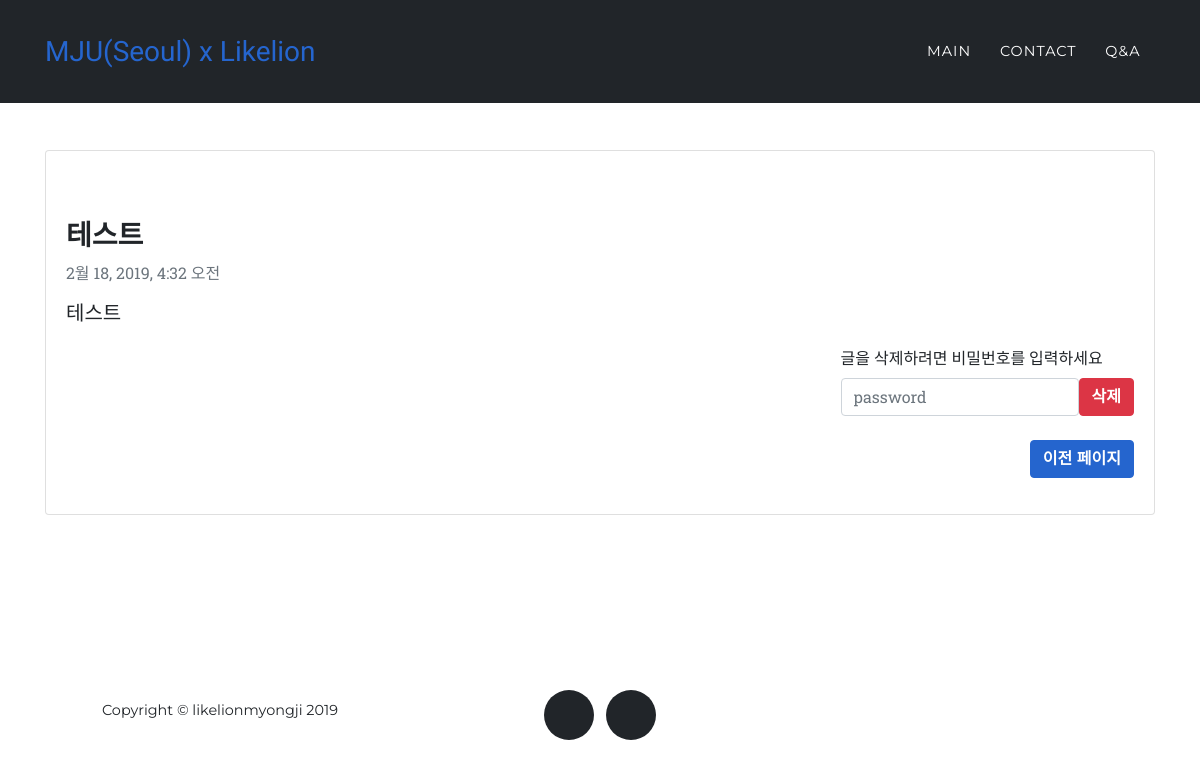
Screenshot of /question/12/ with the database file from the repository.
### question/models.py (models this page shows, shortened)
class Question(models.Model):
    title = models.CharField(max_length=200)
    pub_date = models.DateTimeField('date published')
    body = models.TextField()
    writer = models.CharField(max_length=10)
    password = models.CharField(max_length=50)

### question/views.py (the view)
# urls.py: path('question/<int:question_id>/', question.views.question_detail, name='question_detail'),
def question_detail(request, question_id):
    detail = get_object_or_404(Question, pk=question_id)
    return render(request, 'question_detail.html', {'detail':detail})

### question/templates/question_detail.html (shortened to what this page needs)
{% extends 'question_base.html' %}
{% block content %}
<section>
    <div class="container">
      <div class="card">
        <div class="card-body">
          <br>
          <br>
          <h3 class="card-title">{{detail.title}}</h3>
          <p class="card-subtitle mb-2 text-muted">{{detail.pub_date}}</p>
          <p class="lead"> {{detail.body}}</p>
          <div class="float-right">
            <label>글을 삭제하려면 비밀번호를 입력하세요</label>
            <form action="{%url 'question_delete' detail.id%}" method="POST" class="form-inline">
              <div class="col-xs-2">
                <input type="password" class="form-control" name="password" placeholder="password">
              </div>
              <input type="submit" class="btn btn-danger" value="삭제">
            </form>
            <br>
            <p class="text-right"><a class="btn btn-primary" href="{%url 'question_list'%}" role="button">이전 페이지</a></p>
          </div>
        </div>
      </div>
    </div>
</section>
{% endblock %}

### rows the page displays
Question: title "테스트", pub_date "2월 18, 2019, 4:32 오전", body "테스트"
